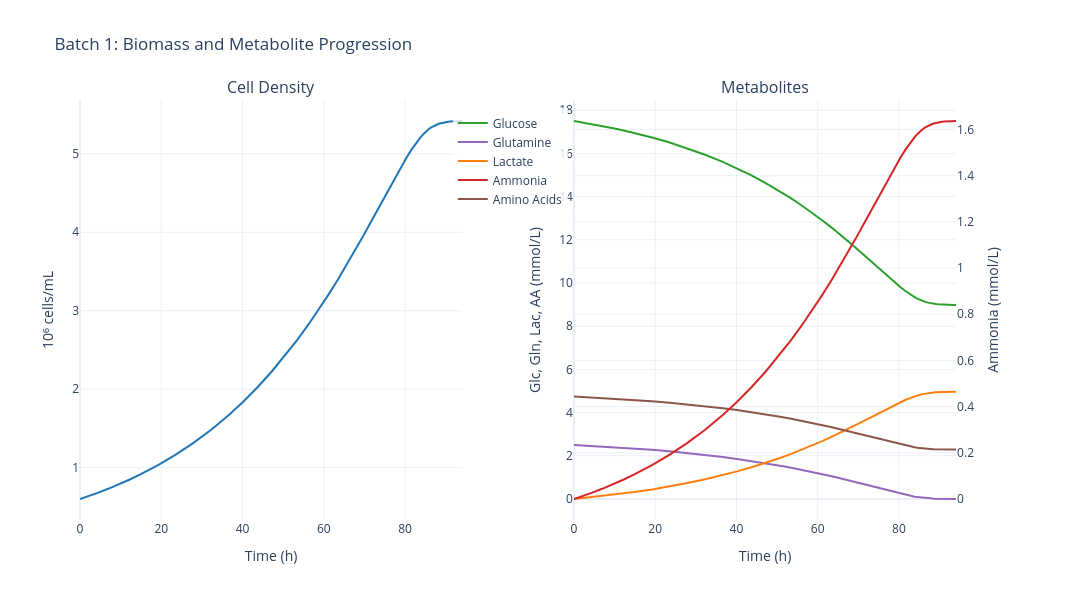

Notebook source saved alongside this figure:
### Markdown cell above
### 7.1. Batch Mode (No Feed)

### Code cell
# Create batch mode simulation
sim_batch = CellCultureSimulation(
    parameters=params,
    kinetics=Kinetics.STOICHIOMETRIC,
    feed_strategy=None,
    perfusion_strategy=None,
    operating_mode=OperatingMode.BATCH
)

results_batch = sim_batch.run_simulation(number_of_batches=1)
batch_data = sim_batch.data.batches[0]
print(f"Batch mode completed in {batch_data.t_end:.1f} hours")

# Plot
fig_batch = plot_batch_biomass_metabolites(sim_batch, batch_number=1)
fig_batch.show()

fig_vol_batch = plot_batch_volume_feed(sim_batch, batch_number=1)
fig_vol_batch.show()
